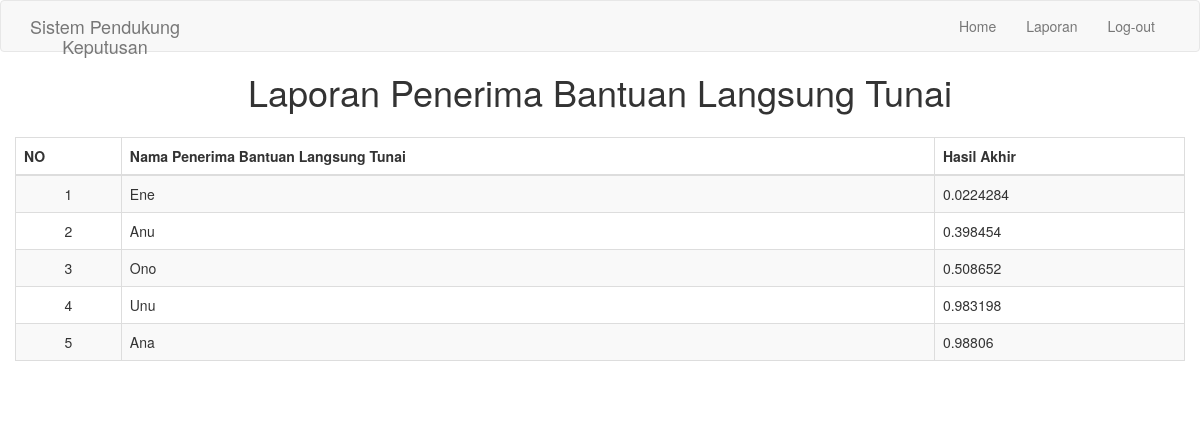
The app's page /laporanlurah.php with its own data.
### tables this page shows
CREATE TABLE `tab_rangking` (
  `id_alternatif` int(11) NOT NULL,
  `nama_alternatif` varchar(30) NOT NULL,
  `nilai` float NOT NULL
);

### laporanlurah.php (the view, shortened to what this page needs)
<?php
include("fungsi.php");
?>
<!DOCTYPE html>
<html lang="en">
<head>
    <link href="tampilan/css/bootstrap.min.css" rel="stylesheet">
    <link href="tampilan/font-awesome/css/font-awesome.min.css" rel="stylesheet" type="text/css">
</head>
<body>
    <nav class="navbar navbar-default navbar-custom">
        <div class="container">
            <div class="navbar-header">
                <a class="navbar-brand" href="index.php">Sistem Pendukung <br>
                    <center>Keputusan</center>
                </a>
            </div>
            <div class="collapse navbar-collapse">
                <ul class="nav navbar-nav navbar-right">
                    <li><a class="item" href="home_lurah.php">Home</a></li>
                    <li><a class="item" href="laporanlurah.php">Laporan</a></li>
                    <li><a class="item" href="logout.php">Log-out</a></li>
                </ul>
            </div>
        </div>
    </nav>
    <center>
        <h1>Laporan Penerima Bantuan Langsung Tunai</h1>
    </center>
    <div class="panel-body">
        <?php
        $sql = $koneksi->query("SELECT * FROM tab_rangking Order By nilai ASC")
        ?>
        <table class="table table-striped table-bordered table-hover">
            <thead>
                <tr>
                    <th>NO</th>
                    <th>Nama Penerima Bantuan Langsung Tunai</th>
                    <th>Hasil Akhir</th>
                </tr>
            </thead>
            <tbody>
                <?php
                $no = 1;
                while ($row = $sql->fetch_array()) {
                    $nmalternatif   = $row['nama_alternatif'];
                    echo ("<tr><td align=\"center\">" . $no . "</td>");
                    echo ("<td align=\"left\">" . $nmalternatif . "</td>");
                    echo ("<td align=\"left\">" . $row[2] . "</td>");
                    echo "</tr>";
                    $no++;
                }
                ?>
            </tbody>
        </table>
    </div>

### records on screen
tab_rangking: nama_alternatif "Ene", nilai "0.0224284"
tab_rangking: nama_alternatif "Anu", nilai "0.398454"
tab_rangking: nama_alternatif "Ono", nilai "0.508652"
tab_rangking: nama_alternatif "Unu", nilai "0.983198"
tab_rangking: nama_alternatif "Ana", nilai "0.98806"
